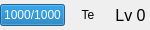
<?xml version="1.0" encoding="UTF-8"?>
<ui version="4.0">
 <class>ShipDisplayFlat</class>
 <widget class="QWidget" name="ShipDisplayFlat">
  <property name="geometry">
   <rect>
    <x>0</x>
    <y>0</y>
    <width>150</width>
    <height>30</height>
   </rect>
  </property>
  <property name="sizePolicy">
   <sizepolicy hsizetype="Maximum" vsizetype="Maximum">
    <horstretch>0</horstretch>
    <verstretch>0</verstretch>
   </sizepolicy>
  </property>
  <property name="maximumSize">
   <size>
    <width>200</width>
    <height>30</height>
   </size>
  </property>
  <property name="windowTitle">
   <string>Form</string>
  </property>
  <layout class="QHBoxLayout" name="horizontalLayout">
   <property name="spacing">
    <number>3</number>
   </property>
   <property name="leftMargin">
    <number>0</number>
   </property>
   <property name="topMargin">
    <number>0</number>
   </property>
   <property name="rightMargin">
    <number>0</number>
   </property>
   <property name="bottomMargin">
    <number>0</number>
   </property>
   <item>
    <widget class="QProgressBar" name="hpBar">
     <property name="sizePolicy">
      <sizepolicy hsizetype="Expanding" vsizetype="Fixed">
       <horstretch>0</horstretch>
       <verstretch>0</verstretch>
      </sizepolicy>
     </property>
     <property name="minimumSize">
      <size>
       <width>0</width>
       <height>0</height>
      </size>
     </property>
     <property name="maximumSize">
      <size>
       <width>65</width>
       <height>16777215</height>
      </size>
     </property>
     <property name="font">
      <font>
       <pointsize>9</pointsize>
      </font>
     </property>
     <property name="maximum">
      <number>1000</number>
     </property>
     <property name="value">
      <number>1000</number>
     </property>
     <property name="alignment">
      <set>Qt::AlignCenter</set>
     </property>
     <property name="format">
      <string>%v/%m</string>
     </property>
    </widget>
   </item>
   <item>
    <widget class="QLabel" name="cond">
     <property name="text">
      <string>Te</string>
     </property>
     <property name="alignment">
      <set>Qt::AlignCenter</set>
     </property>
    </widget>
   </item>
   <item>
    <widget class="QLabel" name="lvText">
     <property name="font">
      <font>
       <pointsize>12</pointsize>
      </font>
     </property>
     <property name="text">
      <string>Lv 0</string>
     </property>
     <property name="alignment">
      <set>Qt::AlignCenter</set>
     </property>
    </widget>
   </item>
  </layout>
 </widget>
 <resources/>
 <connections/>
</ui>
